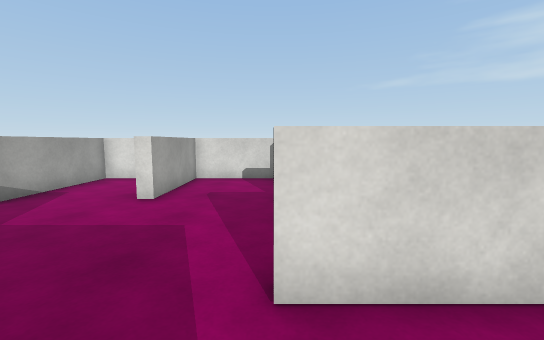
View 1 (above)

24 first-person views from a walk through a Unity game level. The camera is 1.4 m above the floor, tilts 6° down and sees 90° across. The floor is counted in squares, 1 m on a side. Each view is taken from the middle of a square. On the plan, view 1 faces up. The plan holds only what a view shows up to about 13 squares ahead; the rest is blank. The player character is not drawn. Surface patterns are stand-ins for the level's own textures.

View 2
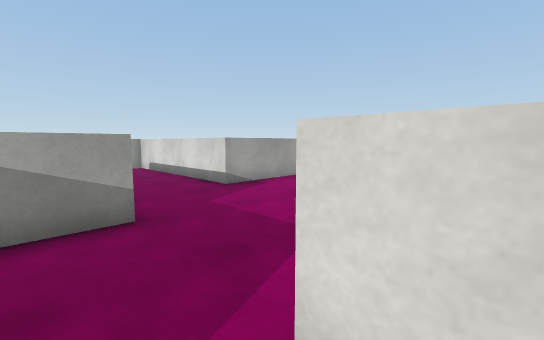

View 3
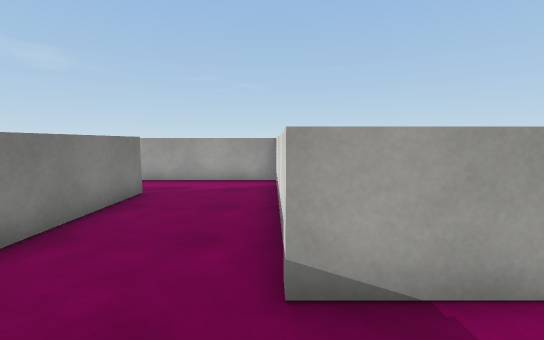

View 4
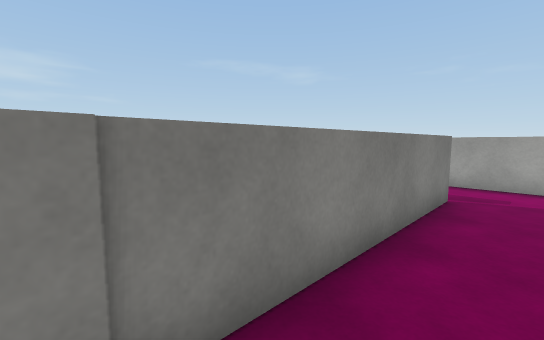

View 5
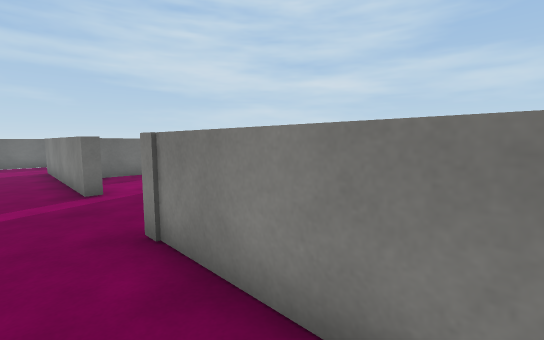

View 6
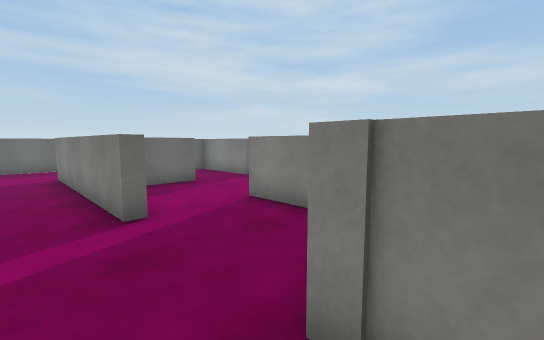

View 7
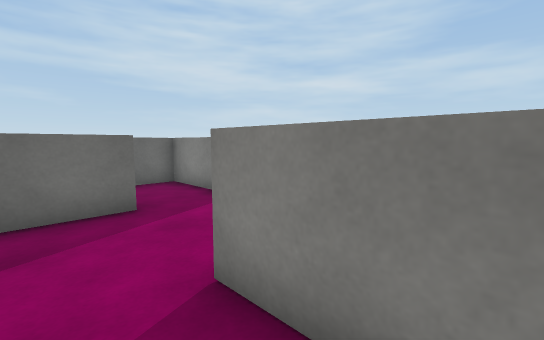

View 8
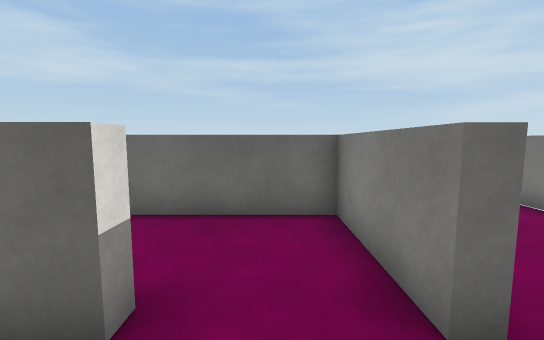

View 9
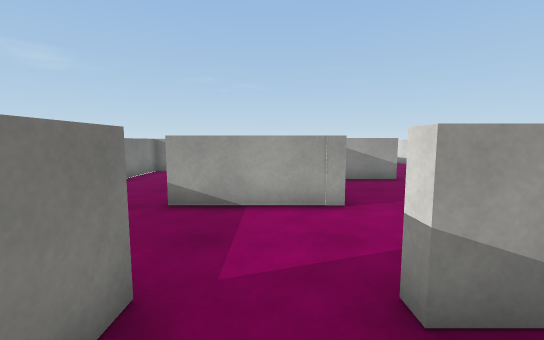

View 10
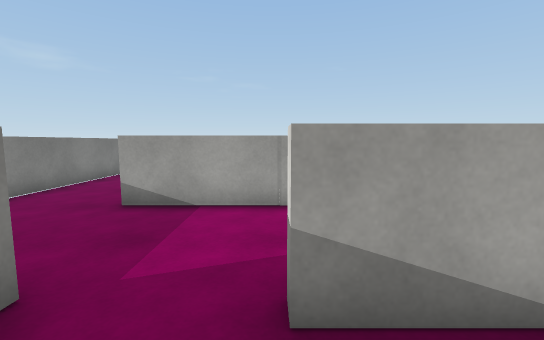

View 11
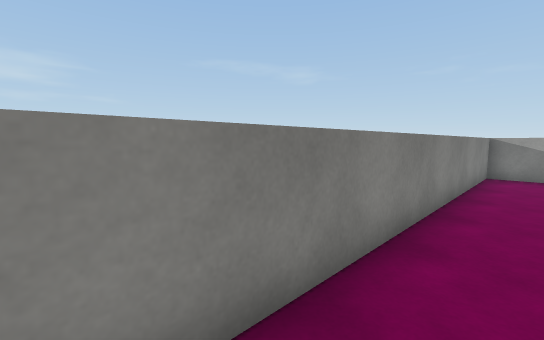

View 12
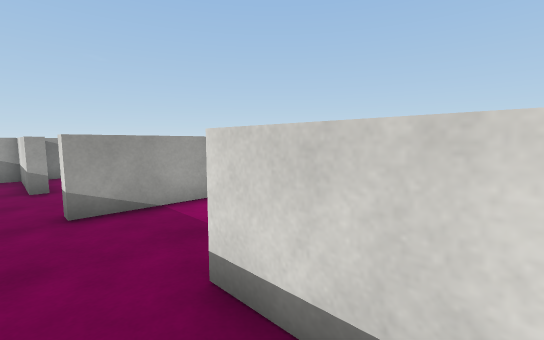

View 13
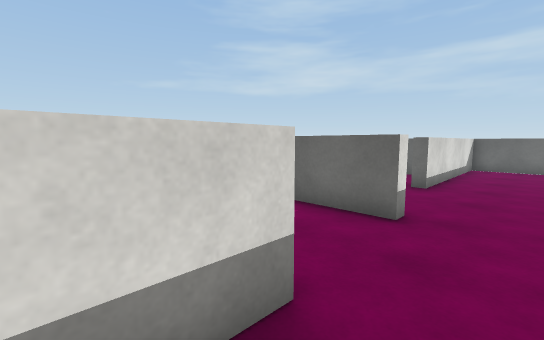

View 14
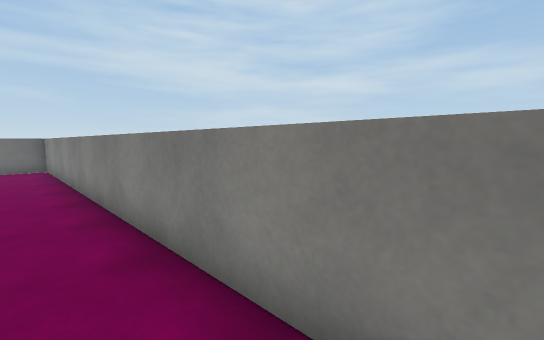

View 15
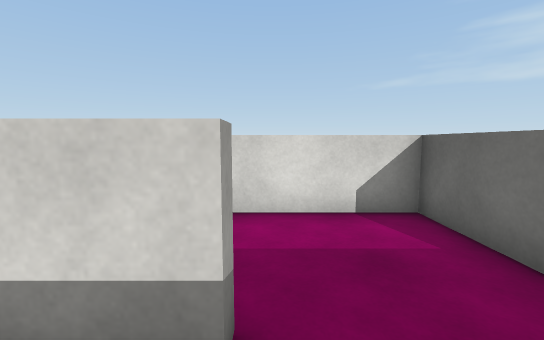

View 16
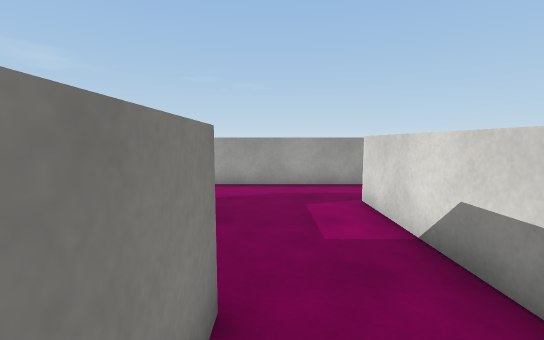

View 17
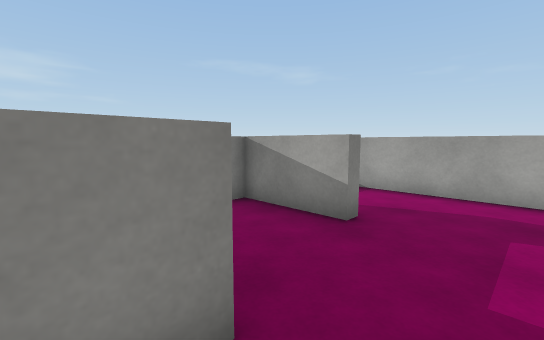

View 18
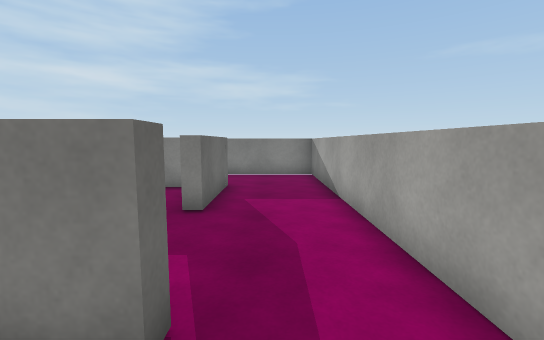

View 19
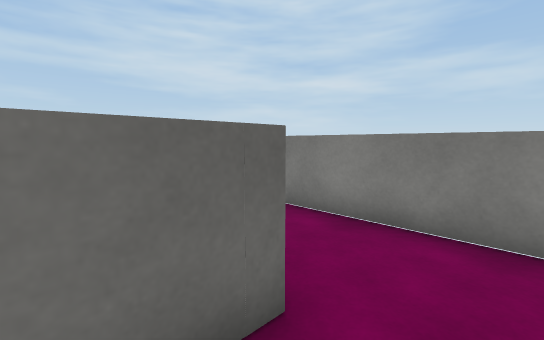

View 20
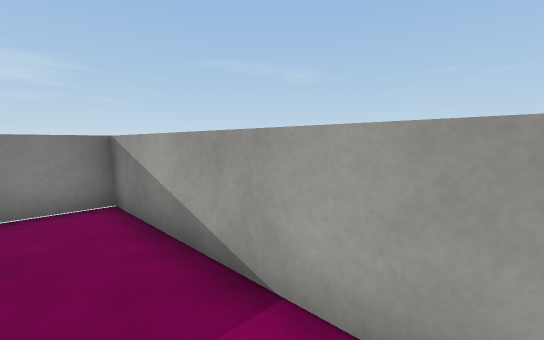

View 21
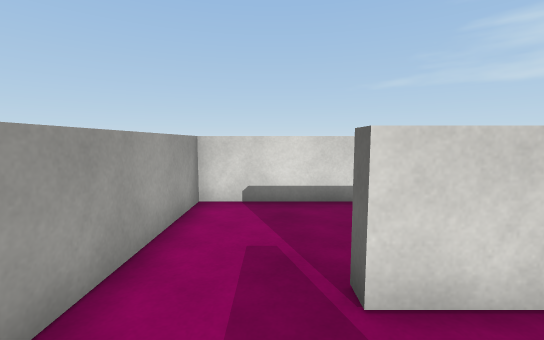

View 22
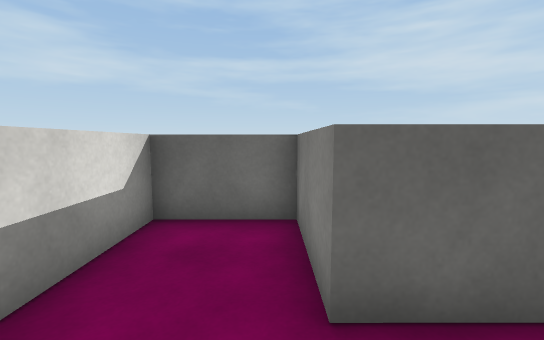

View 23
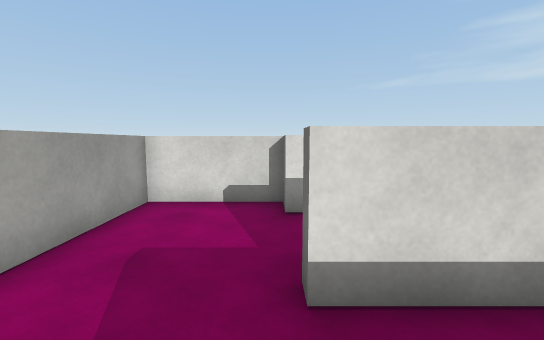

View 24
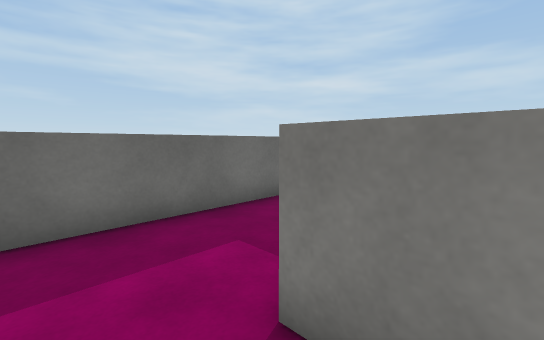

### Floor plan
Ten units are one square. View 1 is at (0, 0); x grows to the right and y downward. Boxes are objects, and circles mark ways between rooms. Rooms are numbered by the first view taken in them; rooms with no view inside come last. Other rooms are left out.
<svg viewBox="-142 -106 254 185">
<path fill="none" stroke="#000" d="M-21 4 2 4M14 -22 0 -22 0 -25 74 -25M24 -61 3 -61 3 -66M3 -92 3 -101 -28 -101 -28 -64 -32 -64M-71 21 -71 4 -43 4 -43 -22 -112 -22 -112 -25 -39 -25 -39 -6M-50 -101 -62 -101 -62 -61 -137 -61 -137 74 -79 74M-106 46 -106 13 -102 13 -102 41 -88 41M107 10 107 -41M37 8 37 -14M2 4 2 42 -2 42 -2 8 -39 8M-33 41 -33 45 -67 45 -67 74 107 74 107 36 37 36 37 32M24 -22 14 -22M41 -10 41 8 37 8M37 32 70 32 70 -8"/>
<circle cx="5" cy="-5" r="3" fill="#2a7"/>
<circle cx="40" cy="15" r="3" fill="#2a7"/>
<text x="-20" y="-30">1</text>
<text x="20" y="40">2</text>
<text x="50" y="10">3</text>
</svg>
Room 1 opens to room 2. Room 2 opens to room 3.

Where each view was taken, in squares from view 1:
view 1: 0 up, 0 right, facing up
view 2: 1 up, 1 right, facing up-left
view 3: 6 up, 4 left, facing left
view 4: 4 up, 4 left, facing down-left
view 5: 4 up, 8 left, facing down-right
view 6: 4 up, 5 left, facing down-right
view 7: 1 up, 2 left, facing down-right
view 8: 2 down, 2 right, facing right
view 9: 2 down, 6 right, facing left
view 10: 1 down, 6 right, facing left
view 11: 6 down, 6 right, facing down-left
view 12: 5 down, 6 right, facing up-left
view 13: 6 down, 5 left, facing up-right
view 14: 6 down, 5 left, facing down-right
view 15: 6 down, 3 left, facing up
view 16: 0 up, 5 left, facing left
view 17: 1 up, 6 left, facing down-left
view 18: 4 up, 12 left, facing down
view 19: 3 down, 12 left, facing down-right
view 20: 1 down, 12 left, facing down-left
view 21: 0 up, 12 left, facing up
view 22: 0 up, 9 left, facing right
view 23: 4 up, 0 right, facing up
view 24: 4 up, 6 right, facing down-right
